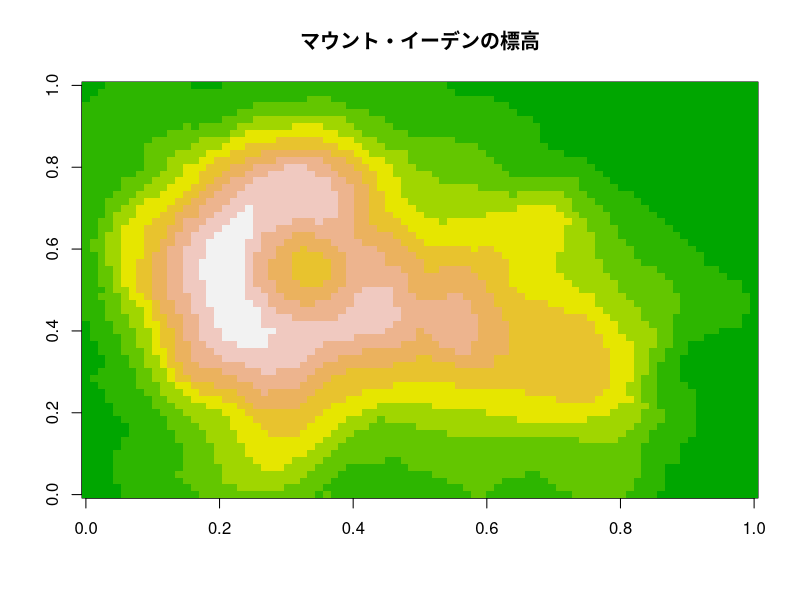

Source code (R):
# デンドログラムなしのヒートマップを作成する。
image(volcano, col = terrain.colors(10), main = "マウント・イーデンの標高")